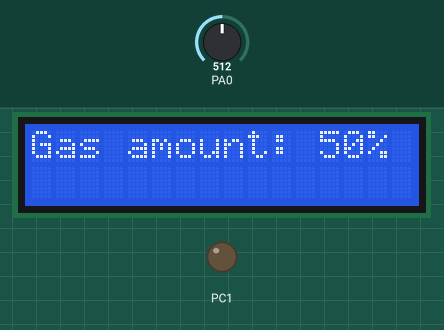
This program was run on a simulated ATmega32, CodeVisionAVR source translated, built with avr-gcc and emulated at 8 MHz. Parts: 16×2 character LCD, output pins drawn as LEDs (lit = HIGH). Wiring (inferred from the signals the program sends): character LCD (HD44780): RS PC0; E PC2; data PC4, PC5, PC6, PC7. The inputs (shaded band) are chosen by the test bench; at power-on: PA0 = 512. Pins used as bus, display or sensor lines are not drawn.

Above: at 1.3 s.
1.4 s: PA0 set to 716
At 1.9 s:
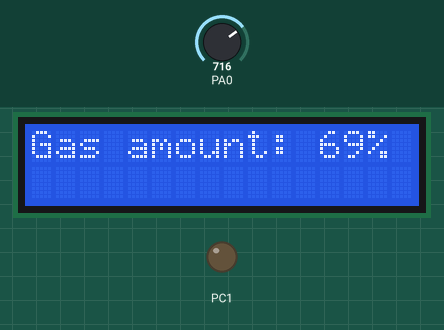
3.0 s: PA0 set to 900
At 4.0 s:
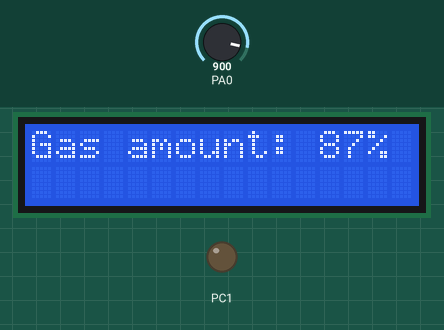
4.5 s: PA0 set to 1023
At 6.0 s:
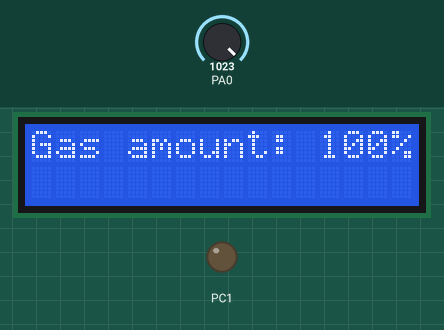
Timing chart, 0 to 7.5 s (numbered marks = the images above; inputs shaded):
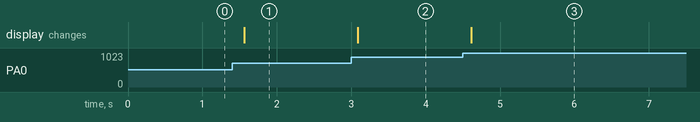

Measured:
- after the input at 1.4 s, the display: changes after 0.16 s (image 1)
- after the input at 3.0 s, the display: changes after 0.09 s (image 2)
- after the input at 4.5 s, the display: changes after 0.11 s (image 3)

The program:

mq9.c
```c
// (licence header left out)
#include <mega32a.h>

#include <delay.h>
#include <stdio.h>

// Alphanumeric LCD functions
#include <alcd.h>

// Declare your global variables here

float i;
int MQ9;
unsigned char Buffer_lcd[16];

// Voltage Reference: AREF pin
#define ADC_VREF_TYPE ((0<<REFS1) | (0<<REFS0) | (0<<ADLAR))

// Read the AD conversion result
unsigned int read_adc(unsigned char adc_input)
{
ADMUX=adc_input | ADC_VREF_TYPE;
// Delay needed for the stabilization of the ADC input voltage
delay_us(10);
// Start the AD conversion
ADCSRA|=(1<<ADSC);
// Wait for the AD conversion to complete
while ((ADCSRA & (1<<ADIF))==0);
ADCSRA|=(1<<ADIF);
return ADCW;
}


void adc_init(unsigned char prescaler)
{
    // ADC initialization
    // ADC Clock frequency: 1000.000 kHz
    // ADC Voltage Reference: AREF pin
    // ADC Auto Trigger Source: ADC Stopped

    ADMUX = ADC_VREF_TYPE;
    ADCSRA = (1 << ADEN) | (0 << ADSC) | (0 << ADATE) | (0 << ADIF) | (0 << ADIE);

    //default MCU clock frequency is considered 8MHz.
    //for 1000.000 kHz ADC frequency, prescaler 64 is used with ADPS registers.

    switch (prescaler)
    {
        case 2:
            ADCSRA |= (0 << ADPS2) | (0 << ADPS1) | (1 << ADPS0);
            break;
        case 4:
            ADCSRA |= (0 << ADPS2) | (1 << ADPS1) | (0 << ADPS0);
            break;
        case 8:
            ADCSRA |= (0 << ADPS2) | (1 << ADPS1) | (1 << ADPS0);
            break;
        case 16:
            ADCSRA |= (1 << ADPS2) | (0 << ADPS1) | (0 << ADPS0);
            break;
        case 32:
            ADCSRA |= (1 << ADPS2) | (0 << ADPS1) | (1 << ADPS0);
            break;
        case 64:
            ADCSRA |= (1 << ADPS2) | (1 << ADPS1) | (0 << ADPS0);
            break;
        case 128:
            ADCSRA |= (1 << ADPS2) | (1 << ADPS1) | (1 << ADPS0);
            break;
        default:
            // Default to prescaler 64
            ADCSRA |= (1 << ADPS2) | (1 << ADPS1) | (0 << ADPS0);
            break;
    }

    SFIOR = (0 << ADTS2) | (0 << ADTS1) | (0 << ADTS0);
}

void mq9_init(void)
{
i=read_adc(0);
MQ9=(i*100)/1023 ;
sprintf(Buffer_lcd,"Gas amount: %d",MQ9);
lcd_gotoxy(0,0);
lcd_puts(Buffer_lcd);
lcd_putsf("%");
delay_ms(500);
lcd_clear();
}


void main(void)
{
// Declare your local variables here


// Input/Output Ports initialization
// Port A initialization
DDRA= (0<<DDA0);
PORTA= (0<<PORTA0);


// Alphanumeric LCD initialization
// Connections are specified in the
// Project|Configure|C Compiler|Libraries|Alphanumeric LCD menu:
// RS - PORTC Bit 0
// RD - PORTC Bit 1
// EN - PORTC Bit 2
// D4 - PORTC Bit 4
// D5 - PORTC Bit 5
// D6 - PORTC Bit 6
// D7 - PORTC Bit 7
// Characters/line: 8
lcd_init(16);
adc_init(64);

while (1)
      {
      // Place your code here
      mq9_init();

      }
}
```
